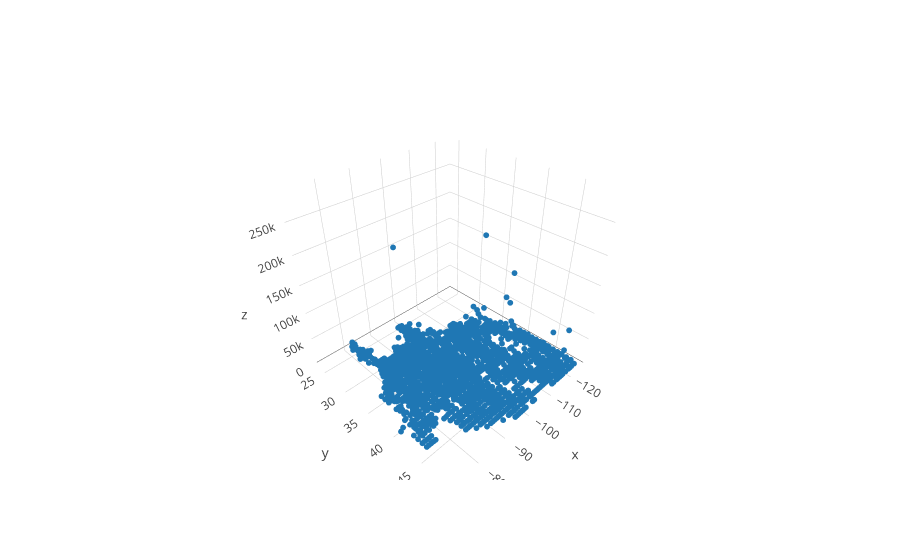

Notebook code cell kept with this figure:
### Code cell
X_grid_fec = np.genfromtxt('fec_data/X_grid.csv', delimiter = ',')
fec_counts = np.genfromtxt('fec_data/y_hillary.csv', delimiter = ',')
obs_idx_fec = np.genfromtxt('fec_data/obs_idx.csv', delimiter = ',', dtype = np.int32)
trace_fec_counts = go.Scatter3d(x = X_grid_fec[obs_idx_fec,1], y = X_grid_fec[obs_idx_fec,0],
                                z=fec_counts, mode = 'markers', marker=dict(size = 2,))
iplot([trace_fec_counts])

### Figure 1 — Plotly figure (JSON) as saved in the notebook; plotly's stock layout.template omitted (floating-point values rounded to 4 significant figures; data arrays with more than 128 entries replaced by an {"elided": "..."} marker saying what was removed)
{"data": [{"marker": {"size": 2}, "mode": "markers", "type": "scatter3d", "x": {"elided": "1341 float values"}, "y": {"elided": "1341 float values"}, "z": {"elided": "1341 int values"}}], "layout": {}}
